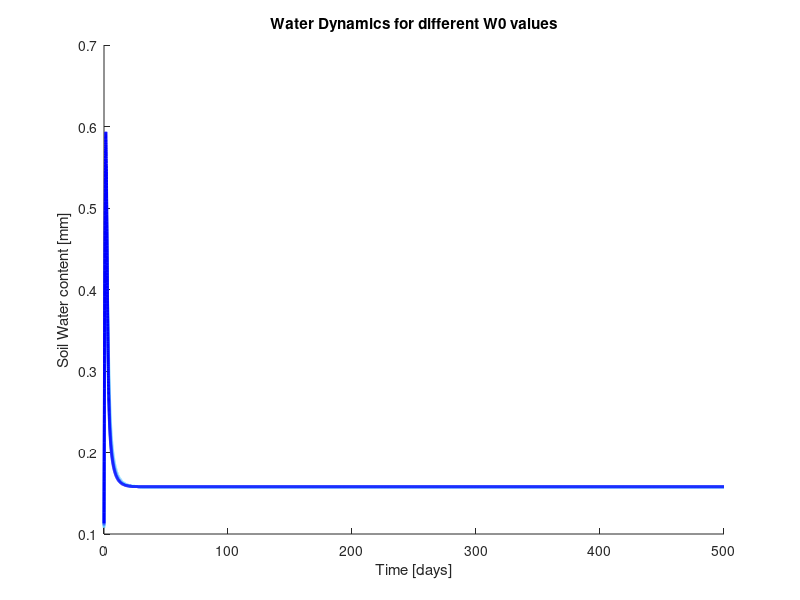
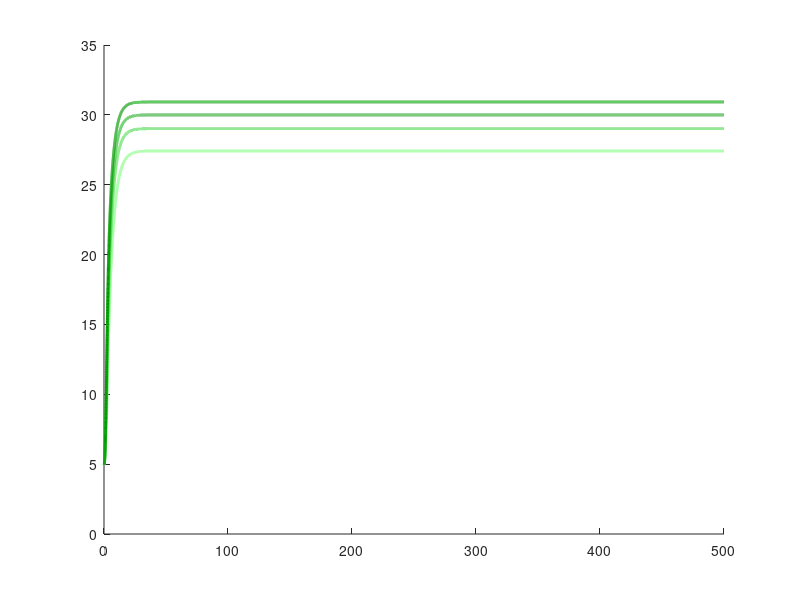

Here is the MATLAB script that generated these plots, in order: (Note: this script raises an error after producing the figures.)
% Final Assignment

% Research Question 1


% --- W0 parameter visualization ---
w0vec = [0.2, 0.5, 0.7, 0.9];
figure(1);
hold on
legendEntriesWater = {};

figure(2);
hold on
legendEntriesPlant = {};

blueBase  = [0, 0, 1];     % pure blue
blueLight = [0.4, 0.8, 1]; % light blue
greenBase = [0, 0.6, 0];   % pure green
greenLight = [0.5, 1, 0.5]; % light green

for j=1:4
    % system parameters
    PPT = 0.8; % find appropriate values
    P = 5; % initial value
    e = 10;
    k1 = 3;
    k2 = 5;
    W0 = w0vec(j);
    W = 0.1; % initial value
    cmax = 0.5;
    d = 0.1;
    b = 0.15;
    rw = 0.1; % find appropria9te value 

    % --- control parameters ---
    startTime = 0;
    endTime   = 500;
    timeStep  = 0.02;
    
    % --- compute iteration count ---
    iterations = floor((endTime - startTime)/timeStep) + 1;
    
    % --- initialize vectors ---
    timeV   = zeros(iterations, 1);
    waterV  = zeros(iterations, 1);
    plantV  = zeros(iterations, 1);
    
    % --- initialize state ---
    stateW = W;
    stateP = P;
    
    % --- simulation loop ---
    for i = 1:iterations
        t = startTime + (i-1)*timeStep;
    
        dWdt = PPT * ((stateP + k2 * W0) / (stateP + k2)) ...
             - ((cmax * stateW) / (stateW + k1)) * stateP ...
             - (rw * stateW);
    
        dPdt = e * (cmax * (stateW / (stateW + k1))) * stateP ...
             - (d + b) * stateP;
    
        stateW = stateW + dWdt * timeStep;
        stateP = stateP + dPdt * timeStep;
    
        % store
        timeV(i)  = t;
        waterV(i) = stateW;
        plantV(i) = stateP;
    end
    
    
    % --- plots ---
    t = (j - 1) / (length(w0vec) - 1);
    waterColor = blueLight * (1 - t) + blueBase * t;
    plantColor = greenLight * (1 - t) + greenBase * t;

    % --- plots ---
    figure(1)
    plot(timeV, waterV, 'Color', waterColor, 'LineWidth', 2)
    legendEntriesWater{end+1} = "Water (W0=" + w0vec(j) + ")";

    figure(2)
    plot(timeV, plantV, 'Color', plantColor, 'LineWidth', 2)
    legendEntriesPlant{end+1} = "Plant (W0=" + w0vec(j) + ")";


end 

figure(1)
xlabel("Time [days]")
ylabel("Soil Water content [mm]")
title("Water Dynamics for different W0 values")
legend(legendEntriesWater)

figure(2)
xlabel("Time [days]")
ylabel("Plant Biomass [g/m^2]")
title("Vegetation Dynamics for different W0 values")
legend(legendEntriesPlant)
    
